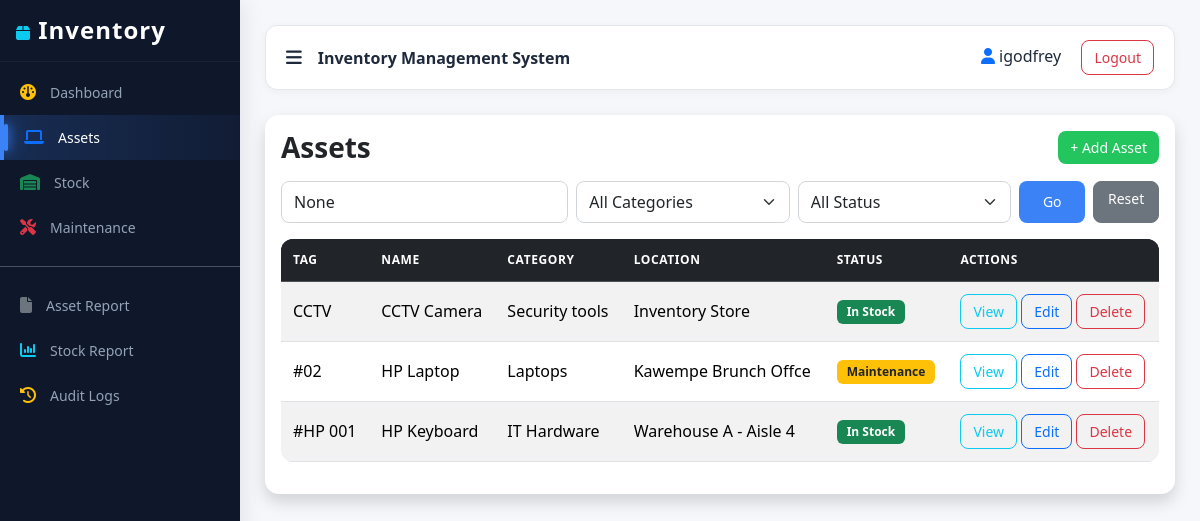
The app's page /assets/ (signed in) with its own data.
### inventory/models.py (models this page shows, shortened)
class Asset(models.Model):
    STATUS_CHOICES = [
        ("IN_STOCK", "In Stock"),
        ("ASSIGNED", "Assigned"),
        ("MAINTENANCE", "Under Maintenance"),
        ("DISPOSED", "Disposed"),
    ]
    tag = models.CharField(max_length=64, unique=True)
    name = models.CharField(max_length=200)
    category = models.ForeignKey(Category, on_delete=models.SET_NULL, null=True, blank=True)
    location = models.ForeignKey(Location, on_delete=models.SET_NULL, null=True, blank=True)
    purchase_date = models.DateField(null=True, blank=True)
    value = models.DecimalField(max_digits=12, decimal_places=2, null=True, blank=True)
    status = models.CharField(max_length=20, choices=STATUS_CHOICES, default="IN_STOCK")
    description = models.TextField(blank=True)
    created_at = models.DateTimeField(auto_now_add=True)
    class Meta:
        ordering = ["-created_at"]

class Category(models.Model):
    name = models.CharField(max_length=120, unique=True)
    description = models.TextField(blank=True)
    class Meta:
        ordering = ["name"]

class Location(models.Model):
    name = models.CharField(max_length=120, unique=True)
    address = models.TextField(blank=True)
    class Meta:
        ordering = ["name"]

### inventory/views.py (the view)
# urls.py: path("assets/", views.asset_list, name="asset_list"),
@login_required
@permission_required("inventory.view_asset", raise_exception=True)
def asset_list(request):
    assets = Asset.objects.select_related("category", "location")
    query = request.GET.get("q")
    if query:
        assets = assets.filter(
            Q(name__icontains=query) |
            Q(tag__icontains=query) |
            Q(category__name__icontains=query)
        )
    category_id = request.GET.get("category")
    status = request.GET.get("status")
    if category_id:
        assets = assets.filter(category_id=category_id)
    if status:
        assets = assets.filter(status=status)
    assets = assets.order_by("-created_at")
    paginator = Paginator(assets, 10)
    page_obj = paginator.get_page(request.GET.get("page"))
    categories = Category.objects.all()
    return render(request, "inventory/asset_list.html", {
        "page_obj": page_obj,
        "categories": categories,
        "query": query,
        "selected_category": category_id,
        "selected_status": status,
    })

### inventory/templates/inventory/asset_list.html (shortened to what this page needs)
{% extends "inventory/base.html" %}
{% block content %}
<div class="card shadow">
  <div class="card-body">
    <div class="d-flex justify-content-between align-items-center mb-3">
      <h3 class="mb-0">Assets</h3>
      <a href="{% url 'inventory:asset_add' %}" class="btn btn-success">
        + Add Asset
      </a>
    </div>
    <form method="get" class="row g-2 mb-3">
      <div class="col-md-4">
        <input type="text" name="q" class="form-control"
               placeholder="Search tag, name, category..."
               value="{{ query }}">
      </div>
      <div class="col-md-3">
        <select name="category" class="form-select">
          <option value="">All Categories</option>
        </select>
      </div>
      <div class="col-md-3">
        <select name="status" class="form-select">
          <option value="">All Status</option>
        </select>
      </div>
      <div class="col-md-1 d-grid">
        <button class="btn btn-primary">Go</button>
      </div>
      <div class="col-md-1 d-grid">
        <a href="{% url 'inventory:asset_list' %}" class="btn btn-secondary">Reset</a>
      </div>
    </form>
    <div class="table-responsive">
      <table class="table table-striped align-middle">
        <thead class="table-dark">
          <tr>
            <th>Tag</th>
            <th>Name</th>
            <th>Category</th>
            <th>Location</th>
            <th>Status</th>
            <th>Actions</th>
          </tr>
        </thead>
        <tbody>
        {% for a in page_obj %}
          <tr>
            <td>{{ a.tag }}</td>
            <td>{{ a.name }}</td>
            <td>{% if a.category %}{{ a.category.name }}{% else %}-{% endif %}</td>
            <td>{% if a.location %}{{ a.location.name }}{% else %}-{% endif %}</td>
            <td>
              {% if a.status == "IN_STOCK" %}
                <span class="badge bg-success">In Stock</span>
              {% elif a.status == "ASSIGNED" %}
                <span class="badge bg-primary">Assigned</span>
              {% elif a.status == "MAINTENANCE" %}
                <span class="badge bg-warning text-dark">Maintenance</span>
              {% elif a.status == "DISPOSED" %}
                <span class="badge bg-dark">Disposed</span>
              {% else %}
                <span class="badge bg-secondary">Other</span>
              {% endif %}
            </td>
            <td>
              <a href="{% url 'inventory:asset_detail' a.pk %}" class="btn btn-sm btn-outline-info">View</a>
              <a href="{% url 'inventory:asset_edit' a.pk %}" class="btn btn-sm btn-outline-primary">Edit</a>
              <a href="{% url 'inventory:asset_delete' a.pk %}" class="btn btn-sm btn-outline-danger">Delete</a>
            </td>
          </tr>
        {% empty %}
          <tr>
            <td colspan="6" class="text-center text-muted">No assets found</td>
          </tr>
        {% endfor %}
        </tbody>
      </table>
    </div>
  </div>
</div>
{% endblock %}

### inventory/templates/inventory/base.html (shortened to what this page needs)
{% load static %}
<!DOCTYPE html>
<html>
<head>
    <link href="https://cdn.jsdelivr.net/npm/bootstrap@5.3.2/dist/css/bootstrap.min.css" rel="stylesheet">
    <link rel="stylesheet" href="https://cdnjs.cloudflare.com/ajax/libs/font-awesome/6.5.0/css/all.min.css">
    <link href="{% static 'css/main.css' %}" rel="stylesheet">
</head>
<body>
{% if user.is_authenticated %}
<div id="sidebar" class="sidebar">
    <h4 class="p-3">
        <i class="fa-solid fa-box text-info"></i>
        <span class="menu-text">Inventory</span>
    </h4>
    <a href="{% url 'inventory:dashboard' %}"
       class="{% if request.resolver_match.url_name == 'dashboard' %}active{% endif %}">
        <i class="fa-solid fa-gauge text-warning"></i>
        <span class="menu-text">Dashboard</span>
    </a>
    <a href="{% url 'inventory:asset_list' %}"
       class="{% if request.resolver_match.url_name in 'asset_list asset_add asset_edit asset_detail asset_delete' %}active{% endif %}">
        <i class="fa-solid fa-laptop text-primary"></i>
        <span class="menu-text">Assets</span>
    </a>
    <a href="{% url 'inventory:stock_list' %}"
       class="{% if request.resolver_match.url_name in 'stock_list stock_move' %}active{% endif %}">
        <i class="fa-solid fa-warehouse text-success"></i>
        <span class="menu-text">Stock</span>
    </a>
    <a href="{% url 'inventory:maintenance_list' %}"
       class="{% if request.resolver_match.url_name == 'maintenance_list' %}active{% endif %}">
        <i class="fa-solid fa-screwdriver-wrench text-danger"></i>
        <span class="menu-text">Maintenance</span>
    </a>
    <hr class="text-light">
    <a href="{% url 'inventory:asset_register_report' %}">
        <i class="fa-solid fa-file text-secondary"></i>
        <span class="menu-text">Asset Report</span>
    </a>
    <a href="{% url 'inventory:stock_summary_report' %}">
        <i class="fa-solid fa-chart-column text-info"></i>
        <span class="menu-text">Stock Report</span>
    </a>
    <a href="{% url 'inventory:audit_log' %}">
    <i class="fa-solid fa-clock-rotate-left text-warning"></i>
    <span class="menu-text">Audit Logs</span>
</a>
</div>
<div id="content" class="content">
    <div class="topbar d-flex justify-content-between align-items-center">
        <div class="d-flex align-items-center gap-3">
            <i class="fa-solid fa-bars toggle-btn" onclick="toggleSidebar()"></i>
            <strong>Inventory Management System</strong>
        </div>
        <div>
            <span class="me-3">
                <i class="fa-solid fa-user text-primary"></i> {{ user.username }}
            </span>
            <form action="{% url 'logout' %}" method="post" style="display:inline;">
                <button class="btn btn-sm btn-outline-danger">
                    Logout
                </button>
            </form>
        </div>
    </div>
{% else %}
<div class="container mt-5">
{% endif %}
{% block content %}{% endblock %}
{% if user.is_authenticated %}
</div>
{% else %}
</div>
{% endif %}
</body>
</html>

### static/css/main.css (style rules this page uses)
body { background-color: #f5f7fb; font-family: "Segoe UI", Tahoma, Geneva, Verdana, sans-serif; color: #1e293b; }
* { transition: all 0.2s ease-in-out; }
h3, h4, h5 { font-weight: 600; }
.sidebar { height: 100vh; width: 240px; position: fixed; background: #0f172a; color: #fff; overflow-y: auto; box-shadow: 4px 0 20px rgba(0,0,0,0.08); z-index: 1000; }
.sidebar h4 { font-weight: 700; letter-spacing: 1px; padding: 20px; border-bottom: 1px solid rgba(255,255,255,0.05); }
.sidebar a { display: flex; align-items: center; gap: 14px; padding: 12px 20px; color: #94a3b8; text-decoration: none; font-size: 14px; position: relative; }
.sidebar a.active { color: #fff; background: rgba(59,130,246,0.15); border-left: 4px solid #3b82f6; }
.sidebar a.active i { color: #3b82f6; }
.sidebar i { font-size: 16px; }
.content { margin-left: 240px; padding: 25px; }
.topbar { background: #ffffff; padding: 14px 20px; border-radius: 12px; border: 1px solid #e5e7eb; margin-bottom: 25px; box-shadow: 0 2px 8px rgba(0,0,0,0.04); }
.toggle-btn { cursor: pointer; font-size: 18px; }
.card { border-radius: 14px; border: none; overflow: hidden; }
.table { border-radius: 12px; overflow: hidden; background: #fff; }
.table thead { background-color: #0f172a; color: white; }
.table th { white-space: nowrap; font-size: 12px; text-transform: uppercase; letter-spacing: 0.6px; padding: 12px; }
.table td { vertical-align: middle; padding: 12px; }
.btn { border-radius: 8px; font-size: 14px; padding: 6px 12px; }
.btn-primary { background-color: #3b82f6; border: none; }
.btn-success { background-color: #22c55e; border: none; }
.badge { padding: 6px 10px; border-radius: 6px; font-size: 12px; }
.form-control, .form-select { border-radius: 8px; border: 1px solid #d1d5db; padding: 8px 12px; }
.sidebar a { position: relative; overflow: hidden; }
.sidebar a::before { content: ""; position: absolute; left: -100%; top: 0; height: 100%; width: 100%; background: linear-gradient( 120deg, transparent, rgba(59,130,246,0.2), transparent ); transition: all 0.4s ease; }
.sidebar a i { transition: transform 0.2s ease, color 0.2s ease; }
.sidebar a.active { background: linear-gradient( 90deg, rgba(59,130,246,0.2), rgba(59,130,246,0.05) ); border-left: 4px solid #3b82f6; }
.sidebar a.active::after { content: ""; position: absolute; left: 0; top: 20%; height: 60%; width: 4px; background: #3b82f6; box-shadow: 0 0 10px #3b82f6, 0 0 20px #3b82f6; border-radius: 5px; }
.sidebar, .content { transition: all 0.3s ease-in-out; }

### records on screen
Asset: tag "CCTV", name "CCTV Camera", category.name "Security tools", location.name "Inventory Store", status "In Stock"
Asset: tag "#02", name "HP Laptop", category.name "Laptops", location.name "Kawempe Brunch Offce", status "Maintenance"
Asset: tag "#HP 001", name "HP Keyboard", category.name "IT Hardware", location.name "Warehouse A - Aisle 4", status "In Stock"

### other values on screen
{{ user.username }} "igodfrey"
